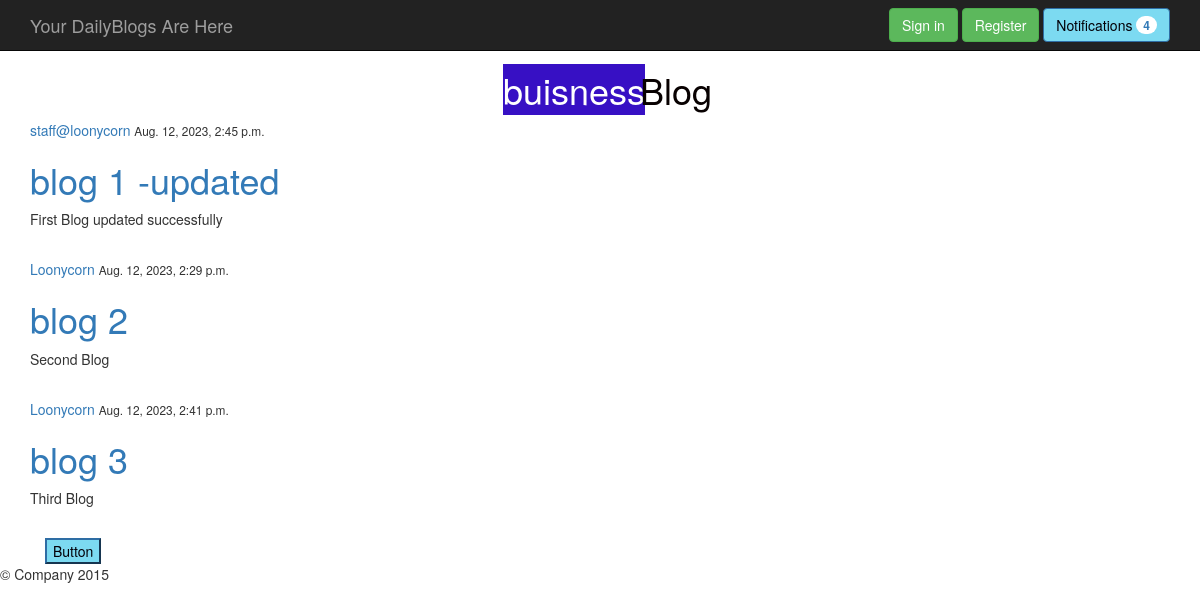
The page /buisness on the database its author committed.
### blog/models.py (models this page shows, shortened)
class Post(models.Model):
      title=models.CharField(max_length=100)
      content=models.TextField()
      date_posted=models.DateTimeField(default=timezone.now)
      author=models.ForeignKey(User,on_delete=models.CASCADE)

### blog/views.py (the view)
# urls.py: path('buisness', views.buisness,name='buisness'),
def buisness(request):
    context={
        'posts':Post.objects.all()
    }
    return render(request,'blog/buisness.html',context)

### blog/templates/blog/buisness.html (shortened to what this page needs)
{% extends "blog/base.html" %}
{% block content %}
<body>
  <div class="scale">
    <p>
    <h1><span class="heading1">buisness</span><span class="heading2"> Blog</span></h1>
    </p>
  </div>
  <section class="container">
    {% for post in posts %}
    <article>
      <div class="list-group">
        <article>
          <div class="media-body">
            <div class="list-group">
              <a href="#">{{post.author}}</a>
              <small>{{post.date_posted}}</small>
            </div>
            <h1><a href="#">{{post.title}}</a></h1>
            <p>{{post.content}}</p>
          </div>
        </article>
      </div>
      {% endfor %}
  </section>
 <section class="container">
  <div class="container">
    <button class="btn-primary" type="button">Button</button>
  </div>
 </section>
</body>
{% endblock %}

### blog/templates/blog/base.html (shortened to what this page needs)
<!DOCTYPE html>
<html class="no-js" lang="en">
<head>
  <link rel="stylesheet" href="static/blog/css/bootstrap.min.css" />
  <link rel="stylesheet" href="/static/blog/css/bootstrap.min.css" />
  <link rel="stylesheet" href="/static/blog/css/main.css" />
</head>
<body>
  <nav class="navbar navbar-inverse navbar-fixed-top" role="navigation">
    <div class="container" >
      <div class="navbar-header">
        <a class="navbar-brand" href="\">Your DailyBlogs Are Here</a>
      </div>
      <div id="navbar" class="navbar-collapse collapse">
        <form class="navbar-form navbar-right" role="form">
          <a class="btn btn-success" role="button" href="admin/">Sign in</a>
          <a class="btn btn-success" role="button" href="{% url 'register' %}">Register</a>
          <button type="button" class="btn btn-primary">
            Notifications <span class="badge text-bg-secondary">4</span>
          </button>
        </form>
      </div>
    </div>
  </nav>
{% block content %}
{% endblock  %}
    <footer>
      <p>&copy; Company 2015</p>
    </footer>
</body>
</html>

### blog/static/blog/css/main.css (style rules this page uses)
h1 { color: rgb(43, 11, 160); }

### blog/templates/blog/base.html (style rules this page uses)
body { padding-top: 50px; padding-bottom: 20px; }

### blog/templates/blog/buisness.html (style rules this page uses)
.scale { text-align: center; }
.heading1 { background-color: rgb(55, 16, 196); color: rgb(255, 255, 255); }
.heading2 { color: rgb(8, 1, 1); margin: -15px; }
.btn-primary { color: rgb(3, 0, 8); background-color: rgb(124, 218, 241); }

### rows shown on the page
Post: author "staff@loonycorn", date_posted "Aug. 12, 2023, 2:45 p.m.", title "blog 1 -updated", content "First Blog updated successfully"
Post: author "Loonycorn", date_posted "Aug. 12, 2023, 2:29 p.m.", title "blog 2", content "Second Blog"
Post: author "Loonycorn", date_posted "Aug. 12, 2023, 2:41 p.m.", title "blog 3", content "Third Blog"
